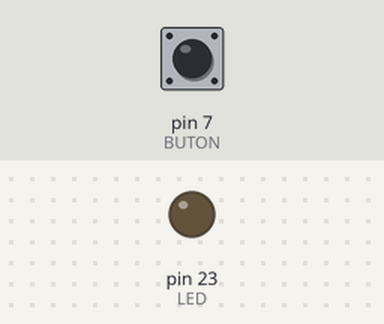
Simulated run of this sketch. Board: Arduino Mega 2560, built with avr-gcc and run on an emulated ATmega2560. Parts: output pins drawn as LEDs (lit = HIGH). Inputs (shaded band) come from the test bench; at power-on: pin 7 (BUTON) HIGH.

Above: at 1.2 s.
1.3 s: pin 7 (BUTON) pulled LOW for 0.15 s
At 1.37 s:
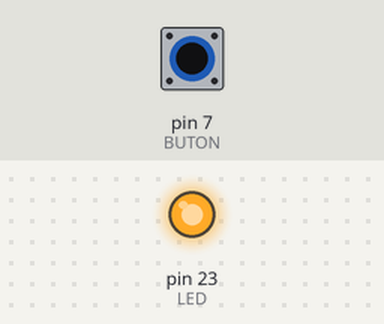
2.9 s: pin 7 (BUTON) pulled LOW for 3.2 s
At 6.6 s:
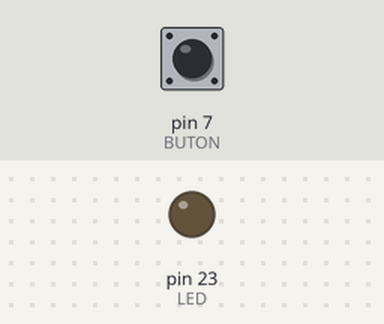
Timing chart, 0 to 8.1 s (numbered marks = the images above; inputs shaded):
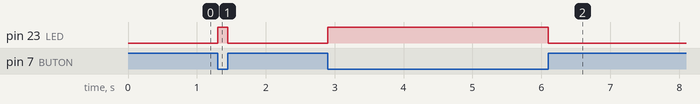

Measured:
- after the input at 1.3 s, pin 23 (LED): LOW → HIGH at once, → LOW 0.15 s later
- after the input at 2.9 s, pin 23 (LED): LOW → HIGH at once, → LOW 3.2 s later

The sketch:

4_SV1_ARD_BUTON_BAS_LED_YAK.ino
```cpp
#define LED 23                                  //LED değişkeni ve bağlı olduğu pin tanımlanır
#define BUTON  7                                //Buton değişkeni ve bağlı olduğu pin tanımlanır (0.pini kullanmayınız)

int Buton_durumu=1;                             //Buton_durumu tanımlanır ve butonun başlangıçtaki dijital durumu değişkene atanır(Butonlar pull-up bağlıolduğundan başlangıçtaki dijital udurmları 1'dir. Pull-down buton kullanılması durumunda başlangıçtaki dijital durumu 0 olarak girilmelidir)

void setup() {

 pinMode(BUTON,INPUT);                          //Butona giriş verilir
 pinMode(LED,OUTPUT);                           //LED'e çıkış verilir

}
void loop() {

Buton_durumu = digitalRead (BUTON);             //Butona basılı olup olmadığı dijital olarak okunarak kontrol edilir ve durumu Buton_durumu değişkenine atanır

    if (Buton_durumu == 0)                      //Buton basılıysa

    {
      digitalWrite(LED,HIGH);                   //LED'e dijital 1 (5V) verilir, LED yakılır
    }


    else                                        //Değilse

    {
      digitalWrite(LED,LOW);                    //LED'e dijital 0 (0V) verilir, LED söndürülür
    }

}
```
